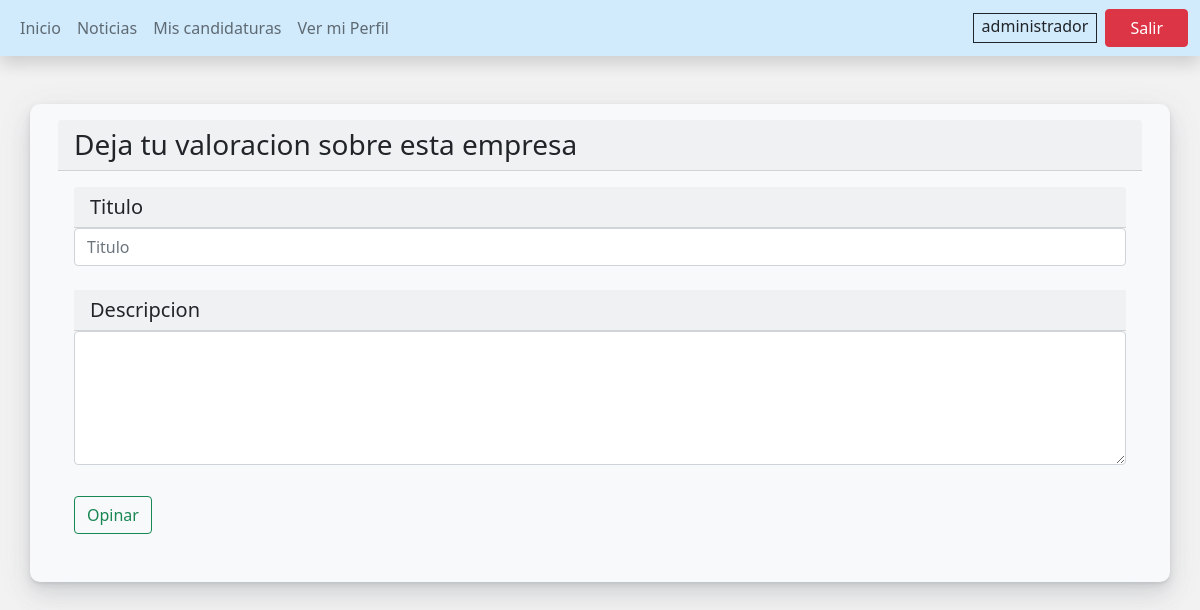
Page /opiniones_empresa_users.php (signed in) on the earlier database version.
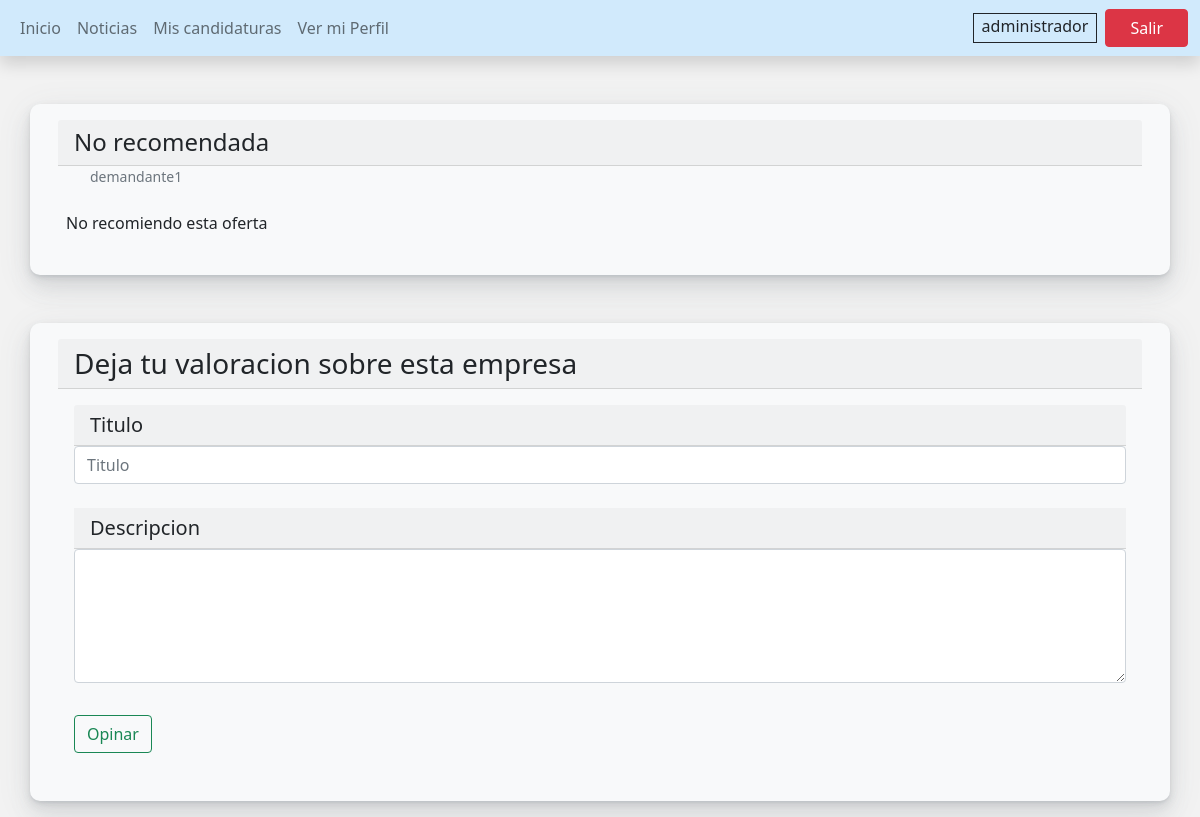
Same page on the later database version.
### tables this page shows
CREATE TABLE `valoraciones` (
  `id_valoracion` int(10) NOT NULL,
  `id_demandante` int(10) NOT NULL,
  `id_empresa` int(10) NOT NULL,
  `titulo_valoracion` varchar(30) NOT NULL,
  `texto_valoracion` varchar(500) NOT NULL
);

CREATE TABLE `usuarios` (
  `id_usuario` int(10) NOT NULL,
  `rol` varchar(15) NOT NULL,
  `nombre_usuario` varchar(25) NOT NULL,
  `email` varchar(20) NOT NULL,
  `password` varchar(15) NOT NULL
);

### opiniones_empresa_users.php (the view, shortened to what this page needs)
<?php
include 'funciones_conexion.php';
$conn = conexion();
$id_emp = $_GET['id_empresa1'];
$sql = "SELECT * FROM valoraciones Val INNER JOIN  demandante De ON Val.id_demandante = De.id_demandante
INNER JOIN  usuarios Ur ON De.id_usuario = Ur.id_usuario
  WHERE Val.id_empresa ='$id_emp'";
if($rs = $conn->query($sql)){
  if($rs->num_rows<0){
  die("Error en sacar los datos de la DB");
}
}
?>
<html lang="es">
  <head>
    <link href="css/bootstrap.min.css" rel="stylesheet" >
    <link href="css/bootstrap.css" rel="stylesheet" >
    <link href="fontawesome/css/all.min.css" rel="stylesheet" />
  </head>
  <body style="background-color: #f2f2f2;">
    <nav class="navbar navbar-expand-lg navbar-light shadow" style="background-color: #D1EAFC;">
      <div class="container-fluid">
    <div class="collapse navbar-collapse" id="navbarNav">
          <ul class="navbar-nav">
            <li class="nav-item">
              <a class="nav-link " aria-current="page" href="vista_usuario.php">Inicio</a>
            </li>
            <li class="nav-item">
              <a class="nav-link" href="#">Noticias</a>
            </li>
            <li class="nav-item">
              <a class="nav-link " href="mis_candidaturas.php">Mis candidaturas</a>
            </li>
            <li class="nav-item">
              <a class="nav-link" href="ver_perfil_usuario.html">Ver mi Perfil</a>
            </li>
          </ul>
        </div>
          <ul class="navbar-nav ">
            <p class="px-2 m-1 mx-2 border border-dark"><?=$_SESSION['nombre'] ;?></p>
            <li class="nav-item">
              <a href="logout.php" class="btn btn-danger px-4">Salir</a>
            </li>
          </ul>
        </div>
    </nav>
    <div class="col-md-12 center justify-content-center">
  <?php   $datos = $rs->fetch_assoc();
         while($datos) { ?>
  <div class="card mb-3 container-md bg-light   mt-5 border-light" >
  <div class="card-body">
    <h4 class="card-header"><?=$datos['titulo_valoracion'];?></h4>
    <ul>   <li class=" list-inline-item card-text"><small class="text-muted align-bottom"><?=$datos['nombre_usuario'];?></small></li><br>
  </ul>
    <div class="d-flex ">
    <p class="card-text m-2"><?=$datos['texto_valoracion']; ?></p>     </div>
  </div>
  </div>
  <?php  $datos = $rs->fetch_assoc();
  }  $rs->free();
  ?>
  </div>
  <div class="col-md-12 center justify-content-center ">
    <div class="card mb-3 container-md bg-light   mt-5 border-light" >
    <div class="card-body">
      <h3 class="card-header">Deja tu valoracion sobre esta empresa</h3>
      <div class="form-group">
        <form class="card-body form-group"  method="post">
  <h5 class="card-header">Titulo</h5>
  <input class="form-control" placeholder="Titulo" type="text" name="titulo" required> <br>
  <h5 class="card-header">Descripcion</h5>
  <textarea class="form-control" rows="5" type="text" name="texto" id="comment"></textarea>
  <input style="margin-top: 3%;" type="submit" class="btn btn-outline-success" value="Opinar" name="btn_opinar">
</form>
</div>
    </div>
    </div>
  </body>
</html>

Differences in the rows shown:
added valoraciones: titulo_valoracion "No recomendada", usuarios.nombre_usuario "demandante1", texto_valoracion "No recomiendo esta oferta"
